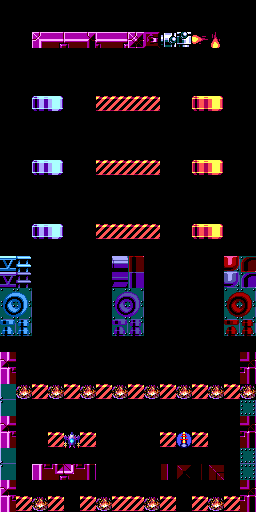

The image is a tile-based game level rendered from a .tmx file. Its description and complete source (layers, tilesets, objects, tile grids) follow:
An orthogonal 16x32 tile map with 16x16 px tiles, 3 tile layers (Background, Tiles, Spawns).

<map version="1.10" tiledversion="1.11.0" orientation="orthogonal" renderorder="right-down" width="16" height="32" tilewidth="16" tileheight="16" infinite="0" nextlayerid="4" nextobjectid="1">
 <tileset firstgid="1" source="../../../level-design/assets/tilesets/dg/dg0.tsx" />
 <layer id="3" name="Background" locked="1" width="16" height="32">
  <data encoding="csv">
0,0,0,0,0,0,0,0,0,0,0,0,0,0,0,0,
0,0,0,0,0,0,0,0,0,0,0,0,0,0,0,0,
0,0,0,0,0,0,0,0,0,0,0,0,0,0,0,0,
0,0,0,0,0,0,0,0,0,0,0,0,0,0,0,0,
0,0,0,0,0,0,0,0,0,0,0,0,0,0,0,0,
0,0,0,0,0,0,0,0,0,0,0,0,0,0,0,0,
0,0,0,0,0,0,0,0,0,0,0,0,0,0,0,0,
0,0,0,0,0,0,0,0,0,0,0,0,0,0,0,0,
0,0,0,0,0,0,0,0,0,0,0,0,0,0,0,0,
0,0,0,0,0,0,0,0,0,0,0,0,0,0,0,0,
0,0,0,0,0,0,0,0,0,0,0,0,0,0,0,0,
0,0,0,0,0,0,0,0,0,0,0,0,0,0,0,0,
0,0,0,0,0,0,0,0,0,0,0,0,0,0,0,0,
0,0,0,0,0,0,0,0,0,0,0,0,0,0,0,0,
0,0,0,0,0,0,0,0,0,0,0,0,0,0,0,0,
0,0,0,0,0,0,0,0,0,0,0,0,0,0,0,0,
0,0,0,0,0,0,0,0,0,0,0,0,0,0,0,0,
0,0,0,0,0,0,0,0,0,0,0,0,0,0,0,0,
0,0,0,0,0,0,0,0,0,0,0,0,0,0,0,0,
0,0,0,0,0,0,0,0,0,0,0,0,0,0,0,0,
0,0,0,0,0,0,0,0,0,0,0,0,0,0,0,0,
0,0,0,0,0,0,0,0,0,0,0,0,0,0,0,0,
0,0,0,0,0,0,0,0,0,0,0,0,0,0,0,0,
0,0,0,0,0,0,0,0,0,0,0,0,0,0,0,0,
0,0,0,0,0,0,0,0,0,0,0,0,0,0,0,0,
0,0,0,0,0,0,0,0,0,0,0,0,0,0,0,0,
0,0,0,0,0,0,0,0,0,0,0,0,0,0,0,0,
0,0,0,0,0,0,0,0,0,0,0,0,0,0,0,0,
0,0,0,0,0,0,0,0,0,0,0,0,0,0,0,0,
0,0,0,0,0,0,0,0,0,0,0,0,0,0,0,0,
0,0,0,0,0,0,0,0,0,0,0,0,0,0,0,0,
0,0,0,0,0,0,0,0,0,0,0,0,0,0,0,0
  </data>
 </layer>
 <layer id="1" name="Tiles" width="16" height="32">
  <data encoding="csv">
0,0,0,0,0,0,0,0,0,0,0,0,0,0,0,0,
0,0,0,0,0,0,0,0,0,0,0,0,0,0,0,0,
0,0,33,34,35,36,37,38,39,40,45,46,47,48,0,0,
0,0,0,0,0,0,0,0,0,0,0,0,0,0,0,0,
0,0,0,0,0,0,0,0,0,0,0,0,0,0,0,0,
0,0,0,0,0,0,0,0,0,0,0,0,0,0,0,0,
0,0,241,242,0,0,248,248,248,248,0,0,245,246,0,0,
0,0,0,0,0,0,0,0,0,0,0,0,0,0,0,0,
0,0,0,0,0,0,0,0,0,0,0,0,0,0,0,0,
0,0,0,0,0,0,0,0,0,0,0,0,0,0,0,0,
0,0,241,242,0,0,248,248,248,248,0,0,245,246,0,0,
0,0,0,0,0,0,0,0,0,0,0,0,0,0,0,0,
0,0,0,0,0,0,0,0,0,0,0,0,0,0,0,0,
0,0,0,0,0,0,0,0,0,0,0,0,0,0,0,0,
0,0,241,242,0,0,248,248,248,248,0,0,245,246,0,0,
0,0,0,0,0,0,0,0,0,0,0,0,0,0,0,0,
129,130,0,0,0,0,0,133,134,0,0,0,0,0,137,138,
145,146,0,0,0,0,0,149,150,0,0,0,0,0,153,154,
161,162,0,0,0,0,0,165,166,0,0,0,0,0,169,170,
177,178,0,0,0,0,0,181,182,0,0,0,0,0,185,186,
193,194,0,0,0,0,0,197,198,0,0,0,0,0,201,202,
0,0,0,0,0,0,0,0,0,0,0,0,0,0,0,0,
81,0,0,0,0,0,0,0,0,0,0,0,0,0,0,84,
65,0,0,0,0,0,0,0,0,0,0,0,0,0,0,68,
113,16,248,16,248,16,248,16,248,16,248,16,248,16,248,16,
97,0,0,0,0,0,0,0,0,0,0,0,0,0,0,100,
81,0,0,0,0,0,0,0,0,0,0,0,0,0,0,84,
65,0,0,248,1,248,0,0,0,0,248,8,248,0,0,68,
113,0,0,0,0,0,0,0,0,0,0,0,0,0,0,116,
97,0,65,66,67,68,0,0,0,0,73,74,75,76,0,100,
81,0,0,0,0,0,0,0,0,0,0,0,0,0,0,84,
65,248,16,248,0,248,16,248,248,16,248,0,248,16,248,68
  </data>
 </layer>
 <layer id="2" name="Spawns" width="16" height="32">
  <data encoding="csv">
0,0,0,0,0,0,0,0,0,0,0,0,0,0,0,0,
0,0,0,0,0,0,0,0,0,0,0,0,0,0,0,0,
0,0,0,0,0,0,0,0,0,0,0,0,0,0,0,0,
0,0,0,0,0,0,0,0,0,0,0,0,0,0,0,0,
0,0,0,0,0,0,0,0,0,0,0,0,0,0,0,0,
0,0,0,0,0,0,0,0,0,0,0,0,0,0,0,0,
0,0,0,0,0,0,0,0,0,0,0,0,0,0,0,0,
0,0,0,0,0,0,0,0,0,0,0,0,0,0,0,0,
0,0,0,0,0,0,0,0,0,0,0,0,0,0,0,0,
0,0,0,0,0,0,0,0,0,0,0,0,0,0,0,0,
0,0,0,0,0,0,0,0,0,0,0,0,0,0,0,0,
0,0,0,0,0,0,0,0,0,0,0,0,0,0,0,0,
0,0,0,0,0,0,0,0,0,0,0,0,0,0,0,0,
0,0,0,0,0,0,0,0,0,0,0,0,0,0,0,0,
0,0,0,0,0,0,0,0,0,0,0,0,0,0,0,0,
0,0,0,0,0,0,0,0,0,0,0,0,0,0,0,0,
0,0,0,0,0,0,0,0,0,0,0,0,0,0,0,0,
0,0,0,0,0,0,0,0,0,0,0,0,0,0,0,0,
0,0,0,0,0,0,0,0,0,0,0,0,0,0,0,0,
0,0,0,0,0,0,0,0,0,0,0,0,0,0,0,0,
0,0,0,0,0,0,0,0,0,0,0,0,0,0,0,0,
0,0,0,0,0,0,0,0,0,0,0,0,0,0,0,0,
0,0,0,0,0,0,0,0,0,0,0,0,0,0,0,0,
0,0,0,0,0,0,0,0,0,0,0,0,0,0,0,0,
0,0,0,0,0,0,0,0,0,0,0,0,0,0,0,0,
0,0,0,0,0,0,0,0,0,0,0,0,0,0,0,0,
0,0,0,0,0,0,0,0,0,0,0,0,0,0,0,0,
0,0,0,0,0,0,0,0,0,0,0,0,0,0,0,0,
0,0,0,0,0,0,0,0,0,0,0,0,0,0,0,0,
0,0,0,0,0,0,0,0,0,0,0,0,0,0,0,0,
0,0,0,0,0,0,0,0,0,0,0,0,0,0,0,0,
0,0,0,0,0,0,0,0,0,0,0,0,0,0,0,0
  </data>
 </layer>
</map>
